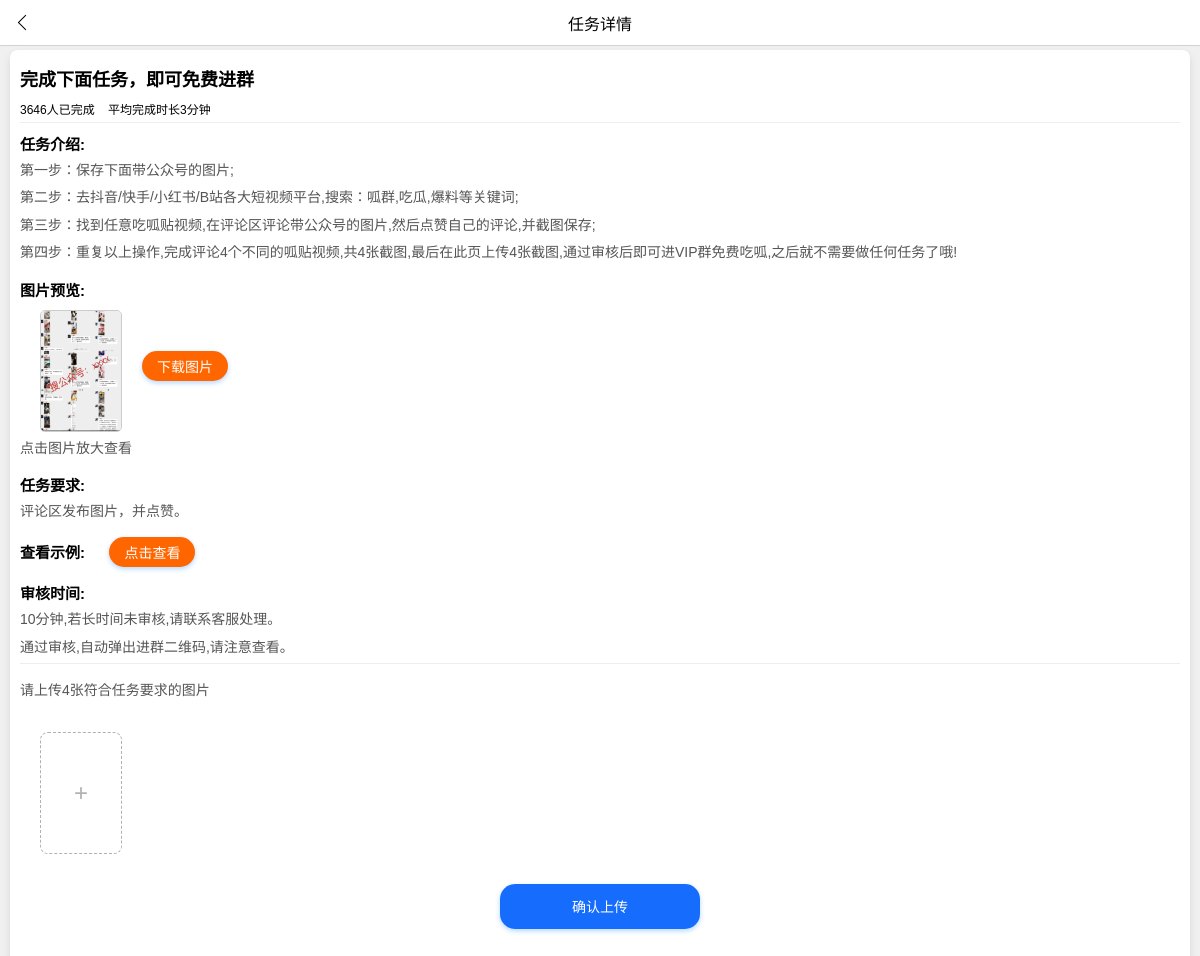
Page /public/upload.php on the committed database.
### tables this page shows
CREATE TABLE `task_set` (
  `id` int(11) NOT NULL AUTO_INCREMENT,
  `title` varchar(255) NOT NULL COMMENT '任务标题',
  `intro` text DEFAULT NULL COMMENT '任务介绍',
  `requirement` text DEFAULT NULL COMMENT '任务要求',
  `review_time` varchar(80) DEFAULT NULL,
  `download_img` varchar(255) DEFAULT NULL COMMENT '下载图片（存储图片路径）',
  `example_img` varchar(255) DEFAULT NULL COMMENT '示例图（存储图片路径）',
  `prompt` int(11) DEFAULT NULL,
  PRIMARY KEY (`id`)
);

### public/settings_data.php (called while the page is built, shortened)
<?php
require '../config/config.php';
$sql = "SELECT * FROM task_set";
$result = $conn->query($sql);
if ($result->num_rows > 0) {
    $row = $result->fetch_assoc();
    $title = $row['title'];
    $intro = $row['intro'];
    $requirement = $row['requirement'];
    $review_time = $row['review_time'];
	$download_img =  $row['download_img'];
    $prompt = $row['prompt'];
}
?>

### public/upload.php (the view, shortened to what this page needs)
<?php
require_once 'image_upload.php';
require_once 'settings_data.php';
?>
<html lang="en">
<head>
    <link rel="stylesheet" href="../static/css/upload.css">
</head>
<body>
  <div class="navbar">
           <a class="back-button left-arrow" href="#" onclick="history.length>1 ? history.back() : location.href=document.referrer||'/';"></a>
          <p class="title">任务详情</p>
      </div>
  <div class="task-container">
    <div class="task-header">
      <b><?php echo $title; ?></b>
    </div>
	<div class="task-idop">3646人已完成&nbsp;&nbsp;&nbsp;&nbsp;平均完成时长3分钟</div>
    <div class="task-info copsl-ndh">
      <b class="biaoti">任务介绍:</b>
	  <p><?php echo $intro; ?></p>
    </div>
	<div class="task-info">
	  <b class="biaoti">图片预览:</b>
	    <div class="tupian task-tupian">
		   <img src="<?php echo $download_img; ?>" alt="" onclick="window.mokuai.tanChuang.openPopup1()" id="imgSrc">
		   <button class="tupianxz example-btn" onclick="window.mokuai.tuPian.downloadImage()">下载图片</button>
		</div>
	  <p>点击图片放大查看</p>
	</div>
	<div class="task-info">
	  <b class="biaoti">任务要求:</b>
	  <p><?php echo $requirement; ?></p>
	</div>
	<div class="task-info">
	  <b class="biaoti">查看示例:</b>
	  <button class="example-btn" onclick="window.mokuai.tanChuang.openPopup2()">点击查看</button>
	</div>
	<div class="task-info">
	  <b class="biaoti">审核时间:</b>
	  <p><?php echo $review_time; ?></p>
	</div>
	<div class="task-info copsl-ndh">
	       <p class="task-scjt">请上传<?php echo $prompt; ?>张符合任务要求的图片</p>
		   <div class="image-container">
	           <div class="select-button" onclick="imageUploader.selectImage()">
	               <span>+</span>
	           </div>
	       </div>
	       <button class="example-apo" id="upload-button" onclick="imageUploader.submitImages()">确认上传</button>
	</div>
   </div>
</body>
</html>

### static/css/upload.css (style rules this page uses)
body { font-family: 'Arial', sans-serif; margin: 0; padding: 10px; background-color: #f0f0f0; overflow-x: hidden; }
a { text-decoration: none; color: inherit; -webkit-tap-highlight-color: transparent; -webkit-tap-highlight-color: rgba(0, 0, 0, 0); }
.task-container { background-color: white; border-radius: 8px; box-shadow: 0 4px 8px rgba(0, 0, 0, 0.1); padding: 10px; margin-top: 40px; }
.task-header b { font-size: 18px; line-height: 40px; }
.task-idop { font-size: 12px; }
.copsl-ndh { border-top: 1px solid #f1eded; }
.task-info { padding: 10px 0px 0px 0px; margin-top: 5px; }
.task-info p { margin: 5px 0; font-size: 14px; line-height: 1.6; color: #555; }
.task-scjt { font-size: 14px; line-height: 0.5; color: #555; }
.example-btn { background-color: #ff6600; padding: 5px 15px; border: none; border-radius: 15px; cursor: pointer; font-size: 14px; transition: background-color 0.3s ease; margin-left: 20px; color: #fff; }
.example-apo { background-color: #166dfd; padding: 10px 20px; border-radius: 15px; font-size: 14px; color: #fff; text-align: center; margin-top: 20px; margin-bottom: 40px; width: 200px; height: 45px; display: block; margin-left: auto; margin-right: auto; }
.biaoti { font-size: 15px; }
.task-tupian { display: flex; align-items: center; }
.tupian img { width: 80px; height: 120px; border-radius: 5px; cursor: pointer; margin-top: 10px; margin-left: 20px; border: 1px solid #ccc; }
.tupianxz { cursor: pointer; font-size: 14px; }
.image-container { display: flex; flex-wrap: wrap; padding: 10px; }
.select-button { position: relative; width: 80px; height: 120px; border: 1px dashed #b1b1b1; margin-left: 10px; border-radius: 8px; margin-top: 10px; display: flex; align-items: center; justify-content: center; cursor: pointer; overflow: hidden; transition: border-color 0.3s ease, box-shadow 0.3s ease; }
.select-button span { font-size: 24px; color: #b1b1b1; }
button { padding: 10px 30px; background-color: #007bff; color: #fff; border: none; border-radius: 20px; cursor: pointer; font-size: 16px; transition: background-color 0.3s ease, box-shadow 0.3s ease; box-shadow: 0 2px 5px rgba(0, 123, 255, 0.3); margin: auto; }
.navbar { position: fixed; top: 0; left: 0; width: 100%; height: 45px; background-color: #fff; z-index: 9999; display: flex; align-items: center; border-bottom: 1px solid #d3d2d2; }
.back-button { width: 20px; height: 20px; z-index: 99999; margin-left: 10px; position: fixed; }
.left-arrow { display: inline-block; margin: 20px; border-left: 1px solid; border-bottom: 1px solid; width: 10px; height: 10px; transform: rotate(45deg); }
.title { margin: auto; z-index: 999; }

### rows in the picture
task_set: title "完成下面任务，即可免费进群", intro "第一步：保存下面带公众号的图片; 第二步：去抖音/快手/小红书/B站各大短视频平台,搜索：呱群,吃瓜,爆料等关键词; 第三步：找到任意吃呱贴视频,在评论区评论带公众号的图片,然后点赞自己的评论,并截图保存; 第四步：重复以上操作,完成评论4个不同的呱贴视频,共4张截图,最后在此页上传4张截图,通过审核后即可进VIP群免费吃呱,之后就不需要做任何任务了哦!", download_img (picture), requirement "评论区发布图片，并点赞。", review_time "10分钟,若长时间未审核,请联系客服处理。 通过审核,自动弹出进群二维码,请注意查看。", prompt "4"
